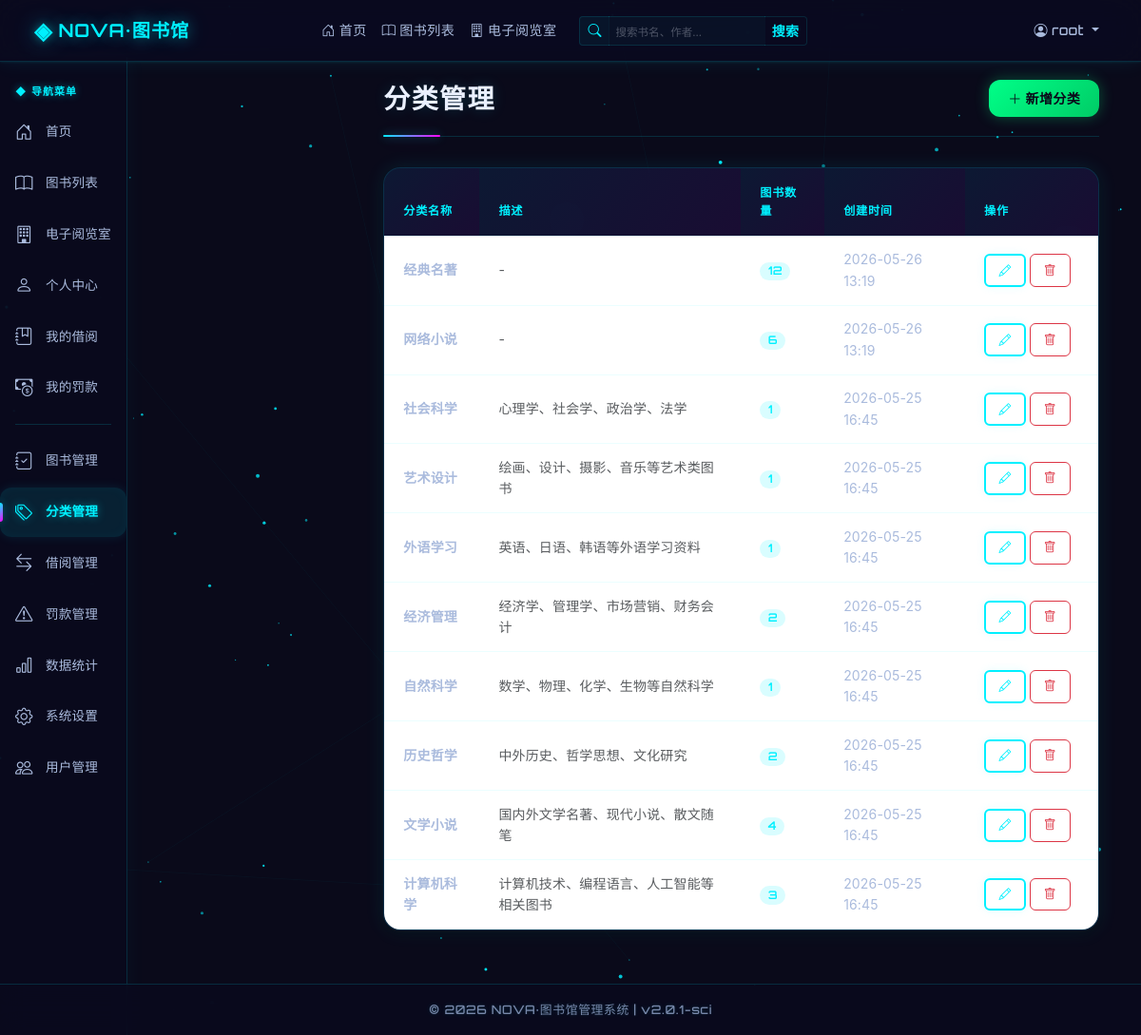
Page /books/category/ (signed in) on the committed database.
### users/models.py (models this page shows, shortened)
class User(AbstractUser):
    ROLE_CHOICES = (
        ("user", "普通用户"),
        ("admin", "管理员"),
    )
    role = models.CharField(max_length=10, choices=ROLE_CHOICES, default="user", verbose_name="角色")
    phone = models.CharField(max_length=11, unique=True, blank=True, null=True, verbose_name="手机号")
    student_id = models.CharField(max_length=20, unique=True, blank=True, null=True, verbose_name="学号/工号")
    is_frozen = models.BooleanField(default=False, verbose_name="是否冻结")
    borrow_count = models.IntegerField(default=0, verbose_name="当前借阅数量")
    total_fine = models.DecimalField(max_digits=10, decimal_places=2, default=0, verbose_name="累计罚款")
    class Meta:
        db_table = "users"
        verbose_name = "用户"
        verbose_name_plural = verbose_name

### books/models.py (models this page shows, shortened)
class Category(models.Model):
    name = models.CharField(max_length=50, unique=True, verbose_name="分类名称")
    description = models.CharField(max_length=200, blank=True, null=True, verbose_name="分类描述")
    created_at = models.DateTimeField(auto_now_add=True, verbose_name="创建时间")
    class Meta:
        db_table = "categories"
        verbose_name = "图书分类"
        verbose_name_plural = verbose_name

### books/views.py (the view)
# urls.py: path("category/", views.category_manage_view, name="category_manage"),
@login_required
def category_manage_view(request):
    admin_check = _admin_required(request)
    if admin_check:
        return admin_check
    try:
        categories = Category.objects.annotate(
            book_count=Count("book", filter=Q(book__is_deleted=False))
        ).order_by("-created_at")
        return render(request, "books/category_manage.html", {"categories": categories})
    except Exception as e:
        messages.error(request, f"获取分类列表失败: {str(e)}")
        return render(request, "books/category_manage.html", {"categories": []})

### books/views.py (called while the page is built)
def _admin_required(request, redirect_to="/"):
    if request.user.role != "admin":
        messages.error(request, "您没有管理员权限")
        return redirect(redirect_to)
    return None

### templates/books/category_manage.html (shortened to what this page needs)
{% extends "base.html" %}
{% load static %}
{% block content %}
<div class="page-header d-flex justify-content-between align-items-center flex-wrap gap-2">
    <h4 class="page-title mb-0">分类管理</h4>
    <button type="button" class="btn btn-success" id="addCategoryBtn">
        <i class="bi bi-plus-lg me-1"></i>新增分类
    </button>
</div>
<div class="table-container">
    <div class="table-responsive">
        <table class="table">
            <thead>
                <tr>
                    <th>分类名称</th>
                    <th>描述</th>
                    <th>图书数量</th>
                    <th>创建时间</th>
                    <th style="width: 140px;">操作</th>
                </tr>
            </thead>
            <tbody>
                {% for cat in categories %}
                <tr>
                    <td>
                        <span class="fw-semibold">{{ cat.name }}</span>
                    </td>
                    <td>
                        {% if cat.description %}
                        <span class="text-muted">{{ cat.description }}</span>
                        {% else %}
                        <span class="text-muted">-</span>
                        {% endif %}
                    </td>
                    <td>
                        <span class="badge badge-primary">{{ cat.book_count }}</span>
                    </td>
                    <td>{{ cat.created_at|date:"Y-m-d H:i" }}</td>
                    <td>
                        <div class="d-flex gap-1">
                            <button type="button" class="btn btn-outline-primary btn-sm edit-category-btn"
                                data-cat-id="{{ cat.id }}"
                                data-cat-name="{{ cat.name }}"
                                data-cat-desc="{{ cat.description|default:'' }}"
                                title="编辑">
                                <i class="bi bi-pencil"></i>
                            </button>
                            <button type="button" class="btn btn-outline-danger btn-sm delete-category-btn"
                                data-cat-id="{{ cat.id }}"
                                data-cat-name="{{ cat.name }}"
                                data-book-count="{{ cat.book_count }}"
                                title="删除">
                                <i class="bi bi-trash"></i>
                            </button>
                        </div>
                    </td>
                </tr>
                {% endfor %}
            </tbody>
        </table>
    </div>
</div>
{% endblock %}

### templates/base.html (shortened to what this page needs)
{% load static %}<!DOCTYPE html>
<html lang="zh-CN">
<head>
    <link href="https://cdn.jsdelivr.net/npm/bootstrap@5.3.3/dist/css/bootstrap.min.css" rel="stylesheet">
    <link href="https://cdn.jsdelivr.net/npm/bootstrap-icons@1.11.3/font/bootstrap-icons.css" rel="stylesheet">
    <link href="{% static 'css/style.css' %}" rel="stylesheet">
</head>
<body class="{% block body_class %}{% endblock %}">
    {% block body_content %}
    <nav class="navbar navbar-expand-lg fixed-top navbar-sci">
        <div class="container-fluid">
            <a class="navbar-brand brand-sci" href="{% url 'index' %}">
                <span class="brand-icon">◈</span>NOVA·图书馆
            </a>
            <div class="collapse navbar-collapse" id="navbarNav">
                <ul class="navbar-nav mx-auto">
                    <li class="nav-item">
                        <a class="nav-link {% if request.resolver_match.url_name == 'index' %}active{% endif %}" href="{% url 'index' %}">
                            <i class="bi bi-house-door me-1"></i>首页
                        </a>
                    </li>
                    <li class="nav-item">
                        <a class="nav-link {% if request.resolver_match.url_name in 'book_list,book_list_alt,book_detail' %}active{% endif %}" href="{% url 'book_list' %}">
                            <i class="bi bi-book me-1"></i>图书列表
                        </a>
                    </li>
                    <li class="nav-item">
                        <a class="nav-link {% if request.resolver_match.url_name == 'reading_room' %}active{% endif %}" href="{% url 'reading_room' %}">
                            <i class="bi bi-building me-1"></i>电子阅览室
                        </a>
                    </li>
                    <li class="nav-item d-none d-lg-flex align-items-center ms-3">
                        <form class="navbar-search" action="{% url 'book_list_alt' %}" method="get">
                            <div class="input-group input-group-sm">
                                <span class="input-group-text navbar-search-icon"><i class="bi bi-search"></i></span>
                                <input type="text" class="form-control navbar-search-input" name="q" placeholder="搜索书名、作者..." aria-label="搜索" value="{{ request.GET.q|default:'' }}">
                                <button class="btn btn-sm navbar-search-btn" type="submit">搜索</button>
                            </div>
                        </form>
                    </li>
                </ul>
                <ul class="navbar-nav ms-auto">
                    {% if user.is_authenticated %}
                    <li class="nav-item dropdown">
                        <a class="nav-link dropdown-toggle {% if request.resolver_match.url_name in 'profile,my_borrows,my_fines' %}active{% endif %}" href="#" role="button" data-bs-toggle="dropdown">
                            <i class="bi bi-person-circle me-1"></i>{{ user.username }}
                        </a>
                    </li>
                    {% endif %}
                </ul>
            </div>
        </div>
    </nav>
    <div class="container-fluid main-container">
        <div class="row g-0">
            {% if user.is_authenticated %}
            <div class="col-md-2 d-none d-md-block p-0">
                <div class="sidebar sidebar-sci">
                    <div class="sidebar-header">◆ 导航菜单</div>
                    <ul class="sidebar-nav">
                        <li class="sidebar-item">
                            <a class="sidebar-link {% if request.resolver_match.url_name == 'index' %}active{% endif %}" href="{% url 'index' %}">
                                <i class="bi bi-house-door me-2"></i>首页
                            </a>
                        </li>
                        <li class="sidebar-item">
                            <a class="sidebar-link {% if request.resolver_match.url_name in 'book_list,book_list_alt,book_detail' %}active{% endif %}" href="{% url 'book_list' %}">
                                <i class="bi bi-book me-2"></i>图书列表
                            </a>
                        </li>
                        <li class="sidebar-item">
                            <a class="sidebar-link {% if request.resolver_match.url_name == 'reading_room' %}active{% endif %}" href="{% url 'reading_room' %}">
                                <i class="bi bi-building me-2"></i>电子阅览室
                            </a>
                        </li>
                        <li class="sidebar-item">
                            <a class="sidebar-link {% if request.resolver_match.url_name == 'profile' %}active{% endif %}" href="{% url 'profile' %}">
                                <i class="bi bi-person me-2"></i>个人中心
                            </a>
                        </li>
                        <li class="sidebar-item">
                            <a class="sidebar-link {% if request.resolver_match.url_name == 'my_borrows' %}active{% endif %}" href="{% url 'my_borrows' %}">
                                <i class="bi bi-journal-bookmark me-2"></i>我的借阅
                            </a>
                        </li>
                        <li class="sidebar-item">
                            <a class="sidebar-link {% if request.resolver_match.url_name == 'my_fines' %}active{% endif %}" href="{% url 'my_fines' %}">
                                <i class="bi bi-cash-coin me-2"></i>我的罚款
                            </a>
                        </li>
                        {% if user.role == 'admin' %}
                        <li class="sidebar-divider"></li>
                        <li class="sidebar-item">
                            <a class="sidebar-link {% if request.resolver_match.url_name == 'book_manage' %}active{% endif %}" href="{% url 'book_manage' %}">
                                <i class="bi bi-journal-check me-2"></i>图书管理
                            </a>
                        </li>
                        <li class="sidebar-item">
                            <a class="sidebar-link {% if request.resolver_match.url_name == 'category_manage' %}active{% endif %}" href="{% url 'category_manage' %}">
                                <i class="bi bi-tags me-2"></i>分类管理
                            </a>
                        </li>
                        <li class="sidebar-item">
                            <a class="sidebar-link {% if request.resolver_match.url_name == 'borrow_manage' %}active{% endif %}" href="{% url 'borrow_manage' %}">
                                <i class="bi bi-arrow-left-right me-2"></i>借阅管理
                            </a>
                        </li>
                        <li class="sidebar-item">
                            <a class="sidebar-link {% if request.resolver_match.url_name == 'fine_manage' %}active{% endif %}" href="{% url 'fine_manage' %}">
                                <i class="bi bi-exclamation-triangle me-2"></i>罚款管理
                            </a>
                        </li>
                        <li class="sidebar-item">
                            <a class="sidebar-link {% if request.resolver_match.url_name == 'stats_dashboard' %}active{% endif %}" href="{% url 'stats_dashboard' %}">
                                <i class="bi bi-bar-chart me-2"></i>数据统计
                            </a>
                        </li>
                        <li class="sidebar-item">
                            <a class="sidebar-link {% if request.resolver_match.url_name == 'system_config' %}active{% endif %}" href="{% url 'system_config' %}">
                                <i class="bi bi-gear me-2"></i>系统设置
                            </a>
                        </li>
                        <li class="sidebar-item">
                            <a class="sidebar-link {% if request.resolver_match.url_name == 'manage_users' %}active{% endif %}" href="{% url 'manage_users' %}">
                                <i class="bi bi-people me-2"></i>用户管理
                            </a>
                        </li>
                        {% endif %}
                    </ul>
                </div>
            </div>
            {% endif %}
            <div class="{% if user.is_authenticated %}col-md-10{% else %}col-12{% endif %} ms-auto">
                <main class="main-content">
                    <div class="content-wrapper">
                        {% block content %}{% endblock %}
                    </div>
                </main>
            </div>
        </div>
    </div>
    <footer class="footer footer-sci">
        <div class="container text-center">
            <span class="footer-glitch">&copy; {% now "Y" %} NOVA·图书馆管理系统 | v2.0.1-sci</span>
        </div>
    </footer>
    {% endblock body_content %}
    <div id="toastNotification" class="toast-container position-fixed top-0 end-0 p-3" style="z-index: 9999;"></div>
</body>
</html>

### rows in the picture
User: username "root"
Category: name "经典名著", book_count "12", created_at "2026-05-26 13:19"
Category: name "网络小说", book_count "6", created_at "2026-05-26 13:19"
Category: name "社会科学", description "心理学、社会学、政治学、法学", book_count "1", created_at "2026-05-25 16:45"
Category: name "艺术设计", description "绘画、设计、摄影、音乐等艺术类图书", book_count "1", created_at "2026-05-25 16:45"
Category: name "外语学习", description "英语、日语、韩语等外语学习资料", book_count "1", created_at "2026-05-25 16:45"
Category: name "经济管理", description "经济学、管理学、市场营销、财务会计", book_count "2", created_at "2026-05-25 16:45"
Category: name "自然科学", description "数学、物理、化学、生物等自然科学", book_count "1", created_at "2026-05-25 16:45"
Category: name "历史哲学", description "中外历史、哲学思想、文化研究", book_count "2", created_at "2026-05-25 16:45"
Category: name "文学小说", description "国内外文学名著、现代小说、散文随笔", book_count "4", created_at "2026-05-25 16:45"
Category: name "计算机科学", description "计算机技术、编程语言、人工智能等相关图书", book_count "3", created_at "2026-05-25 16:45"
